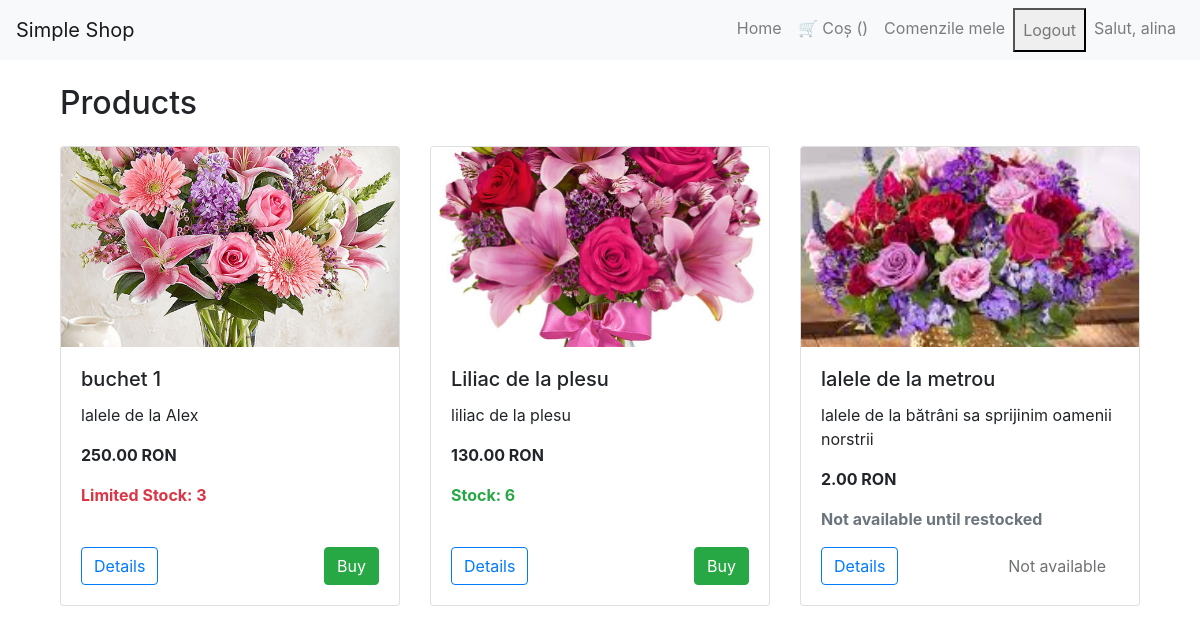
The app's page / (signed in) with its own data.
### shop/models.py (models this page shows, shortened)
class Product(models.Model):
    name = models.CharField(max_length=100)
    price = models.DecimalField(max_digits=8, decimal_places=2)
    description = models.TextField(blank=True)
    image = models.ImageField(upload_to='product_images/', blank=True, null=True)
    stock = models.PositiveIntegerField(default=0)

### shop/views.py (the view)
# urls.py: path('', views.product_list, name='product_list'),
def product_list(request):
    products = Product.objects.all()
    return render(request, 'shop/product_list.html', {'products': products})

### shop/templates/shop/product_list.html (shortened to what this page needs)
{% extends "shop/base.html" %}
{% block content %}
<div class="container mt-4">
  <h2 class="mb-4">Products</h2>
  <div class="row">
    {% for product in products %}
      <div class="col-md-4 mb-4">
        <div class="card h-100">
          {% if product.image %}
            <div class="card-img-top {% if product.stock == 0 %}out-of-stock{% endif %}"
                 style="height: 200px; background-image: url('{{ product.image.url }}'); background-size: cover; background-position: center;">
            </div>
          {% else %}
            <div class="card-img-top" style="height:200px; background-color:#f8f9fa; display:flex; align-items:center; justify-content:center;">
              <span>No image available</span>
            </div>
          {% endif %}
          <div class="card-body d-flex flex-column">
            <h5 class="card-title">{{ product.name }}</h5>
            <p class="card-text">{{ product.description|truncatewords:20 }}</p>
            <p class="card-text"><strong>{{ product.price }} RON</strong></p>
            {% if product.stock > 0 %}
              {% if product.stock <= 3 %}
                <p class="text-danger"><strong>Limited Stock: {{ product.stock }}</strong></p>
              {% else %}
                <p class="text-success"><strong>Stock: {{ product.stock }}</strong></p>
              {% endif %}
            {% else %}
              <p class="text-muted"><strong>Not available until restocked</strong></p>
            {% endif %}
            <div class="mt-auto d-flex justify-content-between">
              <a href="{% url 'shop:product_detail' product.id %}" class="btn btn-outline-primary">Details</a>
              {% if product.stock > 0 %}
                <a href="{% url 'shop:add_to_cart' product.id %}" class="btn btn-success">Buy</a>
              {% else %}
                <button class="btn btn-disabled" disabled>Not available</button>
              {% endif %}
            </div>
          </div>
        </div>
      </div>
    {% endfor %}
  </div>
</div>
{% endblock %}

### shop/templates/shop/base.html (shortened to what this page needs)
{% load cart_extras %}
<!DOCTYPE html>
<html lang="en">
<head>
    <link rel="stylesheet" href="https://stackpath.bootstrapcdn.com/bootstrap/4.5.2/css/bootstrap.min.css">
</head>
<body>
<nav class="navbar navbar-expand-lg navbar-light bg-light">
    <a class="navbar-brand" href="{% url 'shop:product_list' %}">Simple Shop</a>
    <div class="collapse navbar-collapse" id="navbarNav">
        <ul class="navbar-nav ml-auto">
            <li class="nav-item">
                <a class="nav-link" href="{% url 'shop:product_list' %}">Home</a>
            </li>
            <li class="nav-item">
                <a class="nav-link" href="{% url 'shop:cart' %}">
                    🛒 Coș ({{ cart_count }})
                </a>
            </li>
            {% if user.is_authenticated %}
                <li class="nav-item">
                    <a class="nav-link" href="{% url 'shop:my_orders' %}">Comenzile mele</a>
                </li>
            {% endif %}
            {% if user.is_authenticated %}
                <li class="nav-item">
                    <form method="post" action="{% url 'shop:logout' %}" style="display:inline;">
                        <button class="nav-link">
                            Logout
                        </button>
                    </form>
                </li>
                <li class="nav-item">
                    <span class="nav-link">Salut, {{ user.username }}</span>
                </li>
            {% else %}
                <li class="nav-item"><a class="nav-link" href="{% url 'shop:login' %}">Login</a></li>
                <li class="nav-item"><a class="nav-link" href="{% url 'shop:register' %}">Register</a></li>
            {% endif %}
        </ul>
    </div>
</nav>
<div class="container mt-4">
    {% block content %}{% endblock %}
</div>
</body>
</html>

### records on screen
Product: image (picture), name "buchet 1", description "lalele de la Alex", price "250.00", stock "3", shows "Buy"
Product: image (picture), name "Liliac de la plesu", description "liliac de la plesu", price "130.00", stock "6", shows "Buy"
Product: image (picture), name "lalele de la metrou", description "lalele de la bătrâni sa sprijinim oamenii norstrii", price "2.00", stock "Not available until restocked"

### other values on screen
{{ user.username }} "alina"
